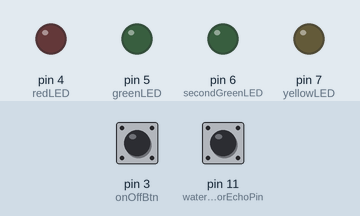
The sketch below on a simulated Arduino Uno, built with avr-gcc and run on an emulated ATmega328P. Shown: output pins drawn as LEDs (lit = HIGH). The test bench sets the inputs (shaded band); at power-on: pin 3 (onOffBtn) HIGH, pin 11 (waterLevelSensorEchoPin) LOW. Pins used as bus, display or sensor lines are not drawn.

Above: at 1.2 s.
1.3 s: pin 3 (onOffBtn) pulled LOW for 0.15 s
At 3.4 s:
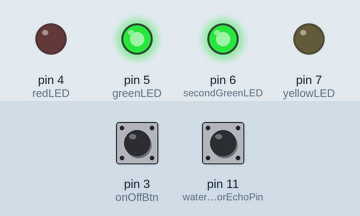
3.8 s: pin 3 (onOffBtn) pulled LOW for 1 s
At 5.7 s:
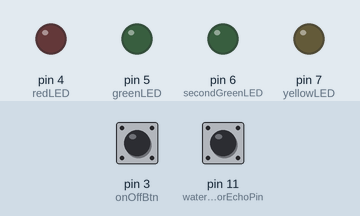
6.8 s: pin 3 (onOffBtn) pulled LOW for 3.2 s
At 7.6 s:
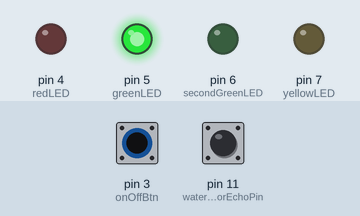
11.5 s: pin 11 (waterLevelSensorEchoPin) pulsed HIGH 5 times (0.12 s each, 0.3 s apart)
At 13.7 s:
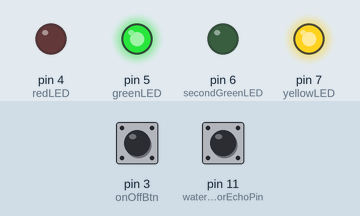
Timing chart, 0 to 16.7 s (numbered marks = the images above; inputs shaded):
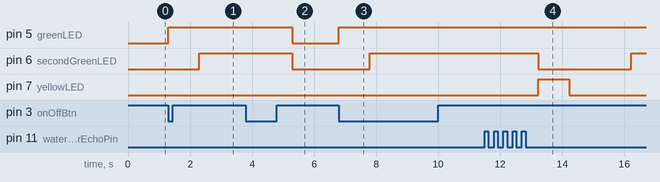

Measured:
- after the input at 1.3 s, pin 5 (greenLED): LOW → HIGH at once; pin 6 (secondGreenLED): LOW → HIGH after 1.0 s
- after the input at 3.8 s, pin 5 (greenLED), pin 6 (secondGreenLED): HIGH → LOW after 1.5 s
- after the input at 6.8 s, pin 5 (greenLED): LOW → HIGH at once; pin 6 (secondGreenLED): LOW → HIGH after 1.0 s
- after the input at 11.5 s, pin 6 (secondGreenLED): HIGH → LOW after 1.7 s, → HIGH 3.0 s later; pin 7 (yellowLED): LOW → HIGH after 1.7 s, → LOW 1.0 s later

The sketch:

Arduino.ino
```cpp
/**
 * Project: Pet water warden
 * Author : Michael Winkler
 * Date   : 2/3/21
 */


// PushButton
#define onOffBtn 3

// LEDS
#define redLED 4
#define greenLED 5
#define secondGreenLED 6
#define yellowLED 7

// Pumps & Relay pins
#define fillingPumpRelay 8
#define drainingPumpRelay 9

// Sensor Pins
#define waterLevelSensorTrigPin 10
#define waterLevelSensorEchoPin 11

//Status of the system, LOW represents OFF , HIGH represents ON.
#define MACHINE_OFF LOW
#define MACHINE_ON HIGH
volatile int machineState = MACHINE_OFF;

// States of the system (Pumps and Water level) :
const int WATER_LEVEL_OK = 0;
const int WATER_FILLING = 1;
const int WATER_DRAINING = 2;
int CURRENT_STATE = WATER_LEVEL_OK;

// Timer variables :
const unsigned long fiveMinuteTimer = 300000; // in Milliseconds
const unsigned long twelveHourTimer = 43200000; // in Milliseconds
unsigned long previousTime = 0;

// Sensor variables
long duration;
int distance;

// Limits for the water sensor
const float START_FILLING = 340;
const float STOP_FILLING = 311;

void setup() {
   pinMode(onOffBtn, INPUT);
   pinMode(redLED, OUTPUT);
   pinMode(greenLED, OUTPUT);
   pinMode(secondGreenLED, OUTPUT);
   pinMode(yellowLED, OUTPUT);
   pinMode(waterLevelSensorTrigPin, OUTPUT);
   pinMode(waterLevelSensorEchoPin, INPUT);
   pinMode(fillingPumpRelay ,OUTPUT);
   pinMode(drainingPumpRelay, OUTPUT);
   attachInterrupt(digitalPinToInterrupt(onOffBtn), turnOn, FALLING);
   Serial.begin(9600);
}

void loop() {
  digitalWrite(greenLED, machineState);
  if(checkSystemStatus() == true){
      switch(CURRENT_STATE){
        case WATER_LEVEL_OK:
            delay(1000);
            turnFillingPumpOff();
            digitalWrite(redLED, LOW);
            digitalWrite(yellowLED, LOW);
            digitalWrite(secondGreenLED, HIGH);
              if(checkWaterLevel() == false){
                CURRENT_STATE = WATER_FILLING;
                break;
              }else{
                 if(checkFiveMinutes() == true){
                    if(checkWaterLevel() == true){
                      break;
                    }else{
                      CURRENT_STATE = WATER_FILLING;
                      break;
                    }
                 }else{
                      CURRENT_STATE = WATER_LEVEL_OK;
                      break;
                 }
              if(checkTwelveHours() == true){
                CURRENT_STATE = WATER_DRAINING;
                break;
              }
            }
        case WATER_FILLING:
                delay(1000);
                turnFillingPumpOn();
                digitalWrite(yellowLED, HIGH);
                digitalWrite(secondGreenLED, LOW);
                digitalWrite(redLED, LOW);
              if(checkWaterLevel() == true){
                  digitalWrite(yellowLED, LOW);
                  digitalWrite(greenLED, HIGH);
                  turnFillingPumpOff();
                  delay(1000);
                  CURRENT_STATE = WATER_LEVEL_OK;
                  break;
                }else{
                  CURRENT_STATE = WATER_FILLING;
                  break;
              }
        case WATER_DRAINING:
                delay(500);
                digitalWrite(redLED, HIGH);
                digitalWrite(secondGreenLED, LOW);
                digitalWrite(yellowLED, LOW);
                turnDrainingPumpOn();
                if(checkWhenToFill()){
                    delay(500);
                    turnDrainingPumpOff();
                    CURRENT_STATE = WATER_FILLING;
                    break;
                }
      }
  }else{
    //If the user has pushed the onOff button.
       turnDrainingPumpOff();
       turnFillingPumpOff();
       digitalWrite(redLED, LOW);
       digitalWrite(yellowLED, LOW);
       digitalWrite(secondGreenLED, LOW);
       digitalWrite(greenLED, LOW);
  }
}

//Methods:

/* This method will be used by the onOffBtn.
 * It will be used to change the state of the machine from ON to OFF
 */

void turnOn()
{
  machineState = !machineState;

}

/*
 * This method will be used to determine if 5 minutes have passed since the last time checked.
 */

bool checkFiveMinutes(){
  unsigned long currentTime = millis();
  if(currentTime - previousTime >= fiveMinuteTimer){
      previousTime = currentTime;
      return true;
  }else{
    return false;
  }
 }

/*
 * This method will be used to determine if 12 Hours have passed since the last time checked
 * In order to drain and refill the water bowl.
 */
bool checkTwelveHours(){
    unsigned long currentTime = millis();
    if(currentTime - previousTime >= twelveHourTimer){
    previousTime = currentTime;
    return true;
  }else{
    return false;
  }
}

/**
 * This method is used to check if the user have clicked on the button which will turn on the green LED that symbolizes that the system is on.
 */

bool checkSystemStatus(){
  if(digitalRead(greenLED) == HIGH){
    return true;
  }
  return false;
}

/**
 * This method is used to check when the system should start filling water to the tank.
 */
bool checkWhenToFill(){
  if(checkDistance() > START_FILLING){
    return true;
  }else{
    return false;
  }
}

/**
 * This method is used to check the water level and compare it with the variables that we declared.
 */

bool checkWaterLevel(){
  if(checkDistance() >= STOP_FILLING){
    return false;
  }
  else{
    return true;
  }
}

/**
 * This method will be used to check the distance from the sensor.
 */
int checkDistance(){
  digitalWrite(waterLevelSensorTrigPin, LOW);
  delayMicroseconds(2);
  digitalWrite(waterLevelSensorTrigPin, HIGH);
  delayMicroseconds(10);
  duration = pulseIn(waterLevelSensorEchoPin, HIGH);
  distance = duration*0.34/2;
  return distance;
}

/**
 * This method is used to turn on the draining pump.
 */

void turnDrainingPumpOn(){
 pinMode(drainingPumpRelay, OUTPUT);
 digitalWrite(drainingPumpRelay, HIGH);

}

/**
 * This method is used to turn off the draining pump
 */
void turnDrainingPumpOff(){
 digitalWrite(drainingPumpRelay, LOW);
 pinMode(drainingPumpRelay, INPUT);
 }

/**
 * This method is used to turn on the filling pump
 */
void turnFillingPumpOn(){
 pinMode(fillingPumpRelay, OUTPUT);
 digitalWrite(fillingPumpRelay, HIGH);
}

/**
 * This method is used to turn off the filling pump
 */
void turnFillingPumpOff(){
 digitalWrite(fillingPumpRelay, LOW);
 pinMode(fillingPumpRelay, INPUT);
 }
```
